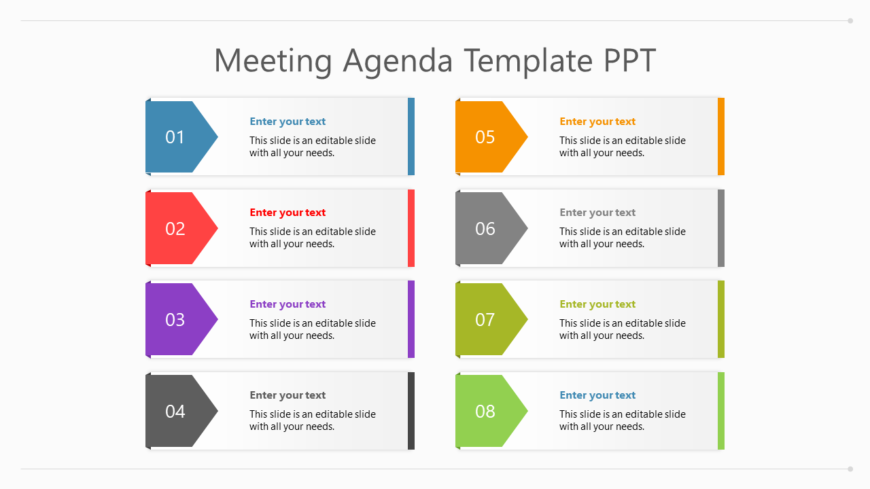
#> input picture data/ppt_slides/agenda/yes/24-meeting-agenda-template-ppt-free-meeting-agenda-template-ppt-free-870x489.png, 870 x 489 px, given in place of download.png, which was not available
$ jupyter execute --allow-errors dataset_generator_pstyle.ipynb   (shell and % lines are left out)   (text cells are left out)
#> lines starting #> are read from the running program, lines starting #| are printed output that depends on the picture; pictures that were not available may be replaced by others from this repository, and a replacement may not be noted
[cell 1]
from pptx import Presentation
from PIL import Image
import os

def ppt_to_images(ppt_file, output_folder):
    # Load presentation
    prs = Presentation(ppt_file)

    # Create output directory if it doesn't exist
    if not os.path.exists(output_folder):
        os.makedirs(output_folder)

    # Loop through each slide
    for i, slide in enumerate(prs.slides):
        # Create a blank image for each slide (you can set size)
        img = Image.new('RGB', (1920, 1080), color=(255, 255, 255))

        # Placeholder for where content of the slide should go
        # (optional: rendering slide content here is tricky and would require more work)

        # Save each slide as an image
        img_path = os.path.join(output_folder, f'slide_{i + 1}.png')
        img.save(img_path)

    print(f"All slides saved as images in {output_folder}")

# Example usage
#ppt_file = 'your_presentation.pptx'  # Replace with your ppt file path

[cell 2]
import random
from PIL import Image, ImageDraw, ImageFont
import textwrap
import os

def generate_image(
    font_path, img_background_color, output_path, text_color, img_size=(1280, 720),
    font_size=40, title_font_size=60, logo_size=(100, 100), line_spacing=10,
    border=False, border_color="black", border_width=10, logo_path=None,
    logo_position="bottom_right", add_image=None, image_position="center", title=None,
    text1=None, text2=None, text3=None, bullet=False
):
    # Create background image
#> called with font_path = '../data/Ebony Eyes Personal Use.ttf', img_background_color = 'lightblue', output_path = '../data/dataset1\\img1_0.png', text_color = 'black', img_size = (224, 224), font_size = 9, title_font_size = 18, logo_size = (10, 10)
    img = Image.new("RGB", img_size, img_background_color)
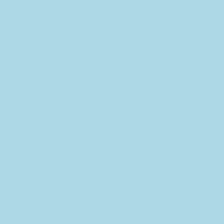
#> img: PIL image 224x224 RGB; mean R, G, B 173, 216, 230
    draw = ImageDraw.Draw(img)
    width, height = img_size

    # Add border if needed
    if border:
        draw.rectangle(
            [(border_width // 2, border_width // 2), (width - border_width // 2, height - border_width // 2)],
            outline=border_color, width=border_width
        )

    # Define text area starting positions
    title_y = border_width + 20  # Title starts near the top
    text_x, text_y = border_width + 50, title_y + 80  # Body text starts below the title
    text_area_width = width - 2 * (border_width + 50)

    # Draw title if provided
    if title:
        font_title = ImageFont.truetype(font_path, title_font_size)
        title_bbox = draw.textbbox((0, 0), title, font=font_title)  # Get title bounding box
#> title_bbox = (0, 3, 401, 21)
        title_width = title_bbox[2] - title_bbox[0]  # Width of the title
#> title_width = 401
        title_height = title_bbox[3] - title_bbox[1]  # Height of the title
#> title_height = 18
        title_x = (width - title_width) // 2  # Center horizontally
#> title_x = -89
        title_y = border_width + 20  # Add space from the top
        draw.text((title_x, title_y), title, fill=text_color, font=font_title)
        text_y = title_y + title_height + 30  # Start body text below the title
#> text_y = 69

    # Add bullets to text if required
    if bullet:
        bullet_symbol = "• "
        text1 = bullet_symbol + text1 if text1 else None
        text2 = bullet_symbol + text2 if text2 else None
        text3 = bullet_symbol + text3 if text3 else None

    # Prepare and draw text
    texts = [text1, text2, text3]
    for text in texts:
        if text:
            font = ImageFont.truetype(font_path, font_size)
            wrapped_text = textwrap.fill(text, width=40)
            for line in wrapped_text.split("\n"):
                draw.text((text_x, text_y), line, fill=text_color, font=font)
                text_y += font.getbbox(line)[3] + line_spacing
#> after the loop, text_y = 91

    # Function to resize and paste images
    def place_image(image_path, position, size):
#> called with image_path = '../data/download.png', position = (203, 203), size = (10, 10)
        image = Image.open(image_path)
#> image is the input picture: PIL image 870x489 RGB; mean R, G, B 237.5, 235, 232.3
        image.thumbnail(size)
        img.paste(image, position, image if image.mode == 'RGBA' else None)
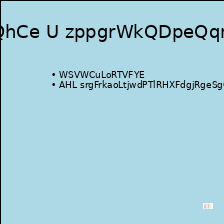
#> img: PIL image 224x224 RGB; mean R, G, B 166.1, 207.3, 220.7

    # Add logo
    if logo_path:
        logo_positions = {
            "top_left": (border_width + 10, border_width + 10),
            "top_right": (width - logo_size[0] - border_width - 10, border_width + 10),
            "bottom_left": (border_width + 10, height - logo_size[1] - border_width - 10),
            "bottom_right": (width - logo_size[0] - border_width - 10, height - logo_size[1] - border_width - 10),
        }
        place_image(logo_path, logo_positions[logo_position], logo_size)

    # Place inline image BELOW the last text block, calculate free space
    if add_image:
        inline_img = Image.open(add_image)

        # Calculate the free vertical space after the text block
        free_space = img_size[1] - text_y - 20  # Remaining space below the text, 20 pixels margin

        # Calculate new image height (70% of the free space) and resize the image
        image_height = int(free_space * 0.7)  # 70% of the available space below the text
        aspect_ratio = inline_img.width / inline_img.height  # Maintain the aspect ratio
        image_width = int(image_height * aspect_ratio)  # Adjust width based on aspect ratio

        # Resize the image to the calculated size
        inline_img = inline_img.resize((image_width, image_height))

        if image_position == "left":
            img_x = 10  # Small margin on the left
        elif image_position == "center":
            img_x = (img_size[0] - inline_img.width) // 2  # Center horizontally
        else:  # "right"
            img_x = img_size[0] - inline_img.width - 10  # Small margin on the right

        # Vertical position (always 20 pixels below the last text block)
        img_y = text_y + 20  # 20 pixels below the last text block

        # Paste the resized image onto the slide
        img.paste(inline_img, (img_x, img_y), inline_img if inline_img.mode == "RGBA" else None)

    # Save the output image
    img.save(output_path)

# Function to construct full file path
def full_path(file_name):
    downloads_path = "../data/"
    return os.path.join(downloads_path, file_name)

[cell 3]
import os
import shutil

def delete_all_data_from_dir(directory_path):
    """Deletes all files and subdirectories from the specified directory."""

    # Check if the directory exists
    if os.path.exists(directory_path) and os.path.isdir(directory_path):
        # Iterate over all the files and directories in the specified directory
        for filename in os.listdir(directory_path):
            file_path = os.path.join(directory_path, filename)
            try:
                # If it's a file, remove it
                if os.path.isfile(file_path) or os.path.islink(file_path):
                    os.unlink(file_path)
                # If it's a directory, remove it and its contents recursively
                elif os.path.isdir(file_path):
                    shutil.rmtree(file_path)
            except Exception as e:
                print(f"Failed to delete {file_path}. Reason: {e}")
        print(f"All files and subdirectories deleted from {directory_path}")
    else:
        print(f"Directory {directory_path} does not exist or is not accessible.")

# Example usage
#delete_all_data_from_dir(full_path('dataset'))

[cell 4]
import random
import string

def generate_random_text(min_length=5, max_length=40):
    # Randomly select a length for the text within the specified range
    text_length = random.randint(min_length, max_length)

    # Generate a random string of the selected length using uppercase, lowercase letters, and spaces
    random_text = ''.join(random.choices(string.ascii_letters + ' ', k=text_length))

    return random_text

# Example usage
random_text = generate_random_text()
print(f"Generated text of length {len(random_text)}:\n{random_text}")

[cell 5]
import random
from collections import Counter

def create_balanced_dataset(dataset_directory, num_samples=50):
    """
    Generates a dataset with 50% identical pairs and 50% pairs differing by one attribute,
    with variations in text quantity, images, and border configurations.
    """
    # Placeholder lists for storing results
    image_pairs = []
    style_labels = []
    font_labels = []

    # Target number of samples for each label (0s and 1s)
    target_per_class = num_samples // 2

    # Counters for label balancing
    style_label_count = Counter({0: 0, 1: 0})

    i = 0  # Counter for image naming

    # [11 lines of commented-out code are left out]
    while len(image_pairs) < num_samples:
        # Decide whether the images will be identical or differ by one attribute
        is_same = random.random() < 0.5

        if is_same and style_label_count[1] < target_per_class:
            # Identical attributes
            font_1 = font_2 = random.choice(font_list)
            bg_color_1 = bg_color_2 = random.choice(background_colors)
            text_color_1 = text_color_2 = random.choice(text_colors)
            border_1 = border_2 = random.choice(border)
            logo_path_1 = logo_path_2 = random.choice(logo_path)
            logo_position1 = logo_position2 = random.choice(logo_position)
            has_bullets_1 = has_bullets_2 = random.choice([True, False])
            style_label = 1
        elif not is_same and style_label_count[0] < target_per_class:
            # Differing attributes
            style_label = 0
            font_1 = random.choice(font_list)
            font_2 = font_1 if random.random() < 0.5 else random.choice(font_list)
            bg_color_1 = random.choice(background_colors)
            bg_color_2 = bg_color_1 if random.random() < 0.5 else random.choice(background_colors)
            text_color_1 = random.choice(text_colors)
            text_color_2 = text_color_1 if random.random() < 0.5 else random.choice(text_colors)
            border_1 = random.choice(border)
            border_2 = border_1 if random.random() < 0.5 else random.choice(border)
            logo_path_1 = random.choice(logo_path)
            logo_path_2 = logo_path_1 if random.random() < 0.5 else random.choice(logo_path)
            logo_position1 = random.choice(logo_position)
            logo_position2 = random.choice(logo_position)
            has_bullets_1 = random.choice([True, False])
            has_bullets_2 = has_bullets_1 if random.random() < 0.5 else random.choice([True, False])
        else:
            continue

        # Generate random text (1-3 lines)
        texts = [generate_random_text() for _ in range(random.randint(1, 3))]
        line_spacing = random.choice([1, 2])
        border_status = random.choice([True, False])

        # Determine add_image value: random choice from inline_img if adding an image
        add_image = random.choice(inline_img) if random.random() < 0.3 else None

        # Generate the two images with specified attributes
        img_1_path = f"{dataset_directory}\\img1_{i}.png"
        img_2_path = f"{dataset_directory}\\img2_{i}.png"
        i += 1

        generate_image(
            font_path=font_1,
            img_background_color=bg_color_1,
            output_path=img_1_path,
            text_color=text_color_1,
            img_size=img_size,
            font_size=random.choice((7, 9, 12)),
            title_font_size=random.choice((18, 20, 24)),
            line_spacing=line_spacing,
            logo_size=logo_size,
            border=border_status,
            border_color=border_color,
            border_width=border_1,
            logo_path=logo_path_1,
            logo_position=logo_position1,
            add_image=add_image,
            title=texts[0] if len(texts) > 0 else None,
            text1=texts[1] if len(texts) > 1 else None,
            text2=texts[2] if len(texts) > 2 else None,
            bullet=has_bullets_1
        )
        generate_image(
            font_path=font_2,
            img_background_color=bg_color_2,
            output_path=img_2_path,
            text_color=text_color_2,
            img_size=img_size,
            font_size=random.choice((7, 9, 12)),
            title_font_size=random.choice((18, 20, 24)),
            line_spacing=line_spacing,
            logo_size= logo_size,
            border=border_status,
            border_color=border_color,
            border_width=border_2,
            logo_path=logo_path_2,
            logo_position=logo_position2,
            add_image=add_image,
            title=texts[0] if len(texts) > 0 else None,
            text1=texts[1] if len(texts) > 1 else None,
            text2=texts[2] if len(texts) > 2 else None,
            bullet=has_bullets_2
        )
#> call 2 of place_image, with image_path = '../data/download.png', position = (203, 203), size = (10, 10)
#> in place_image (call 2), `img.paste(image, position, image if image.mode == 'RGBA' else None)`:
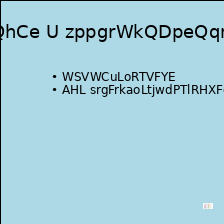
#> img: PIL image 224x224 RGB; mean R, G, B 165.5, 206.5, 219.9

        font_label = 1 if font_1 == font_2 else 0

        # Append image paths and labels
        image_pairs.append((img_1_path, img_2_path))
        style_labels.append(style_label)
        font_labels.append(font_label)

        # Update counters
        style_label_count[style_label] += 1
#> pass 2 of the loop in create_balanced_dataset, `while len(image_pairs) < num_samples:`:
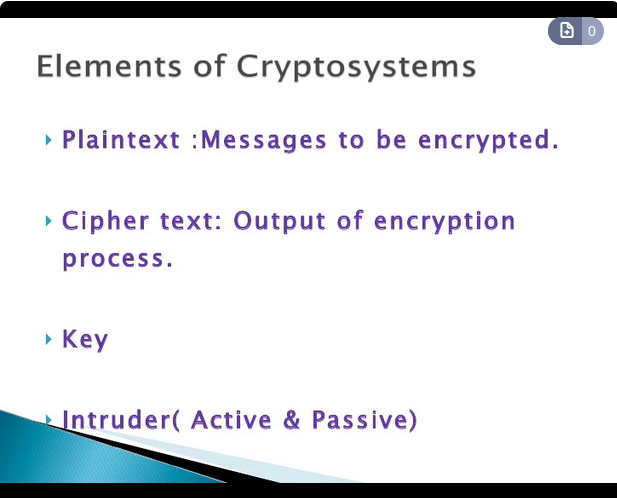
#> input picture data/ppt_slides/boring_interesting/boring_slides/175.PNG, 617 x 498 px, given in place of logo2.jpg, which was not available
#> in place_image, image is the input picture: PIL image 617x498 RGBA; mean R, G, B, A 224, 226.2, 229.7, 255
#> in place_image (call 3), `img.paste(image, position, image if image.mode == 'RGBA' else None)`:
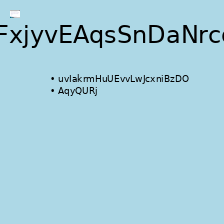
#> img: PIL image 224x224 RGB; mean R, G, B 167.7, 209.3, 222.8
#> in place_image (call 4), `img.paste(image, position, image if image.mode == 'RGBA' else None)`:
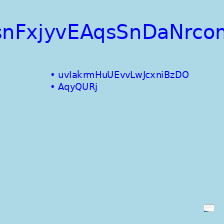
#> img: PIL image 224x224 RGB; mean R, G, B 168.2, 209.9, 230.7
